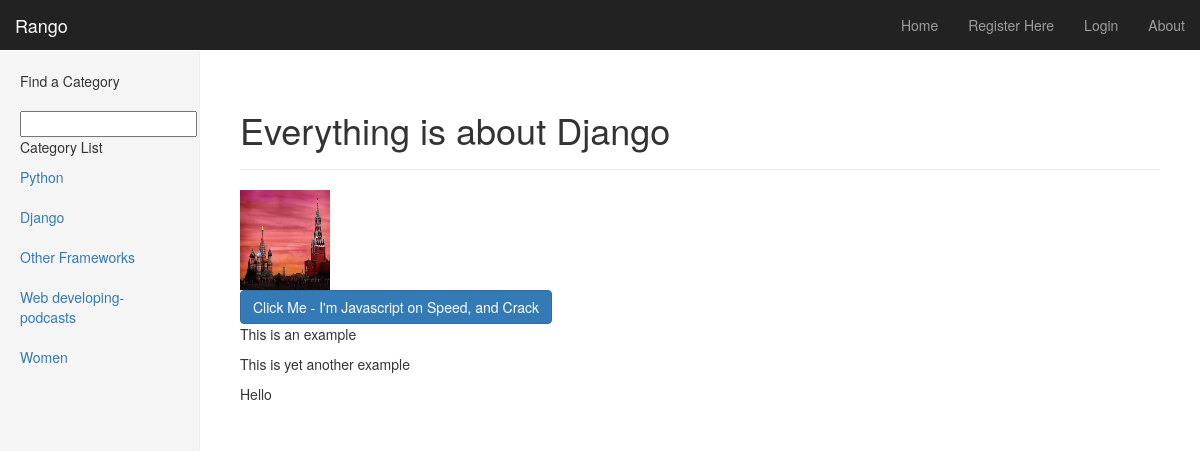
The app's page /rango/about/, older data.
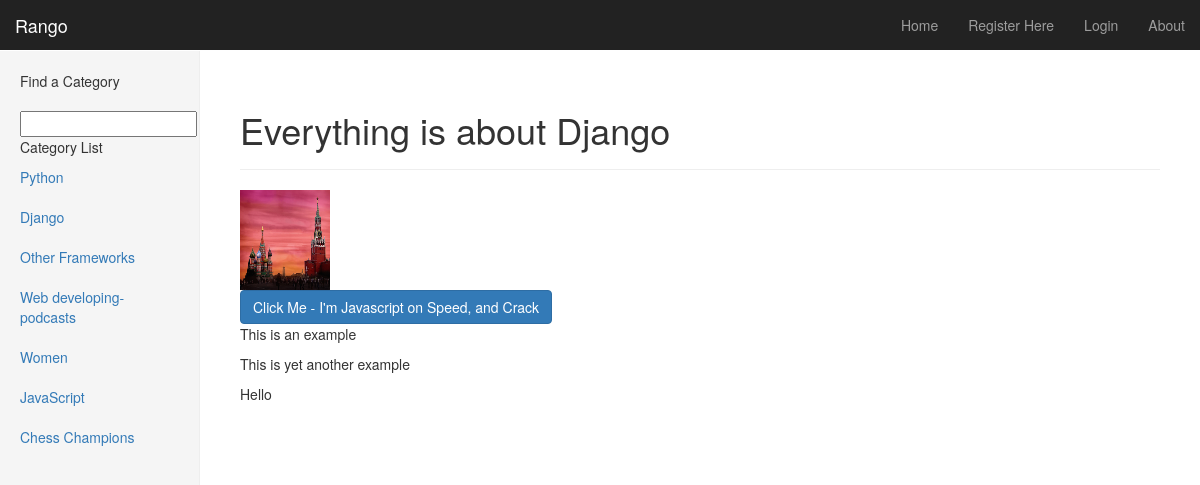
The same page, newer data.
### rango/models.py (models this page shows)
class Category(models.Model):
	name = models.CharField(max_length=128, unique=True)
	views = models.IntegerField(default=0)
	likes = models.IntegerField(default=0)
	slug = models.SlugField(unique=True)
	def save(self, *args, **kwargs):
		if self.views < 1:
			self.views = 0
		if self.likes < 1:
			self.likes = 0
		self.slug = slugify(self.name)
		super(Category, self).save(*args, **kwargs)
	def __unicode__(self):
		return self.name

### rango/views.py (the view)
def about(request):
	if request.session.get('visits'):
		count = request.session.get('visits')
	else:
		count = 0
	context_dict = {'aboutmessage': "Everything is about Django", 'visits': count}
	return render(request, 'rango/about.html', context_dict)

### rango/templatetags/rango_extras.py (called while the page is built)
@register.inclusion_tag('rango/cats.html')
def get_category_list(cat=None):
	return {'cats': Category.objects.all(), 'act_cat': cat}

### templates/rango/about.html (shortened to what this page needs)
{% extends "base.html" %}
{% load staticfiles %}
{% block body_block %}
	<div class="page-header">
		<h1>{{ aboutmessage }}</h1>
		</div>
	<img width="90" height="100" src="{% static "images/plaza.jpg" %}" /><br />
	<button id="about-btn">Click Me - I'm Javascript on Speed, and Crack</button>
	<p>This is an example</p>
	<p>This is yet another example</p>
	<div id="msg">Hello</div>
{% endblock %}

### templates/rango/cats.html (shortened to what this page needs)
{% if cats %}
	<ul class="nav nav-sidebar">
	{% for c in cats %}
		{% if c == act_cat %}<li class="active">
		{% else %}<li>{% endif %}
			<a href="{% url 'category' c.slug %}">{{ c.name }}</a></li>
	{% endfor %}
{% endif %}

Row changes from the older to the newer data that the page shows:
added Category: name "JavaScript"
added Category: name "Chess Champions"
